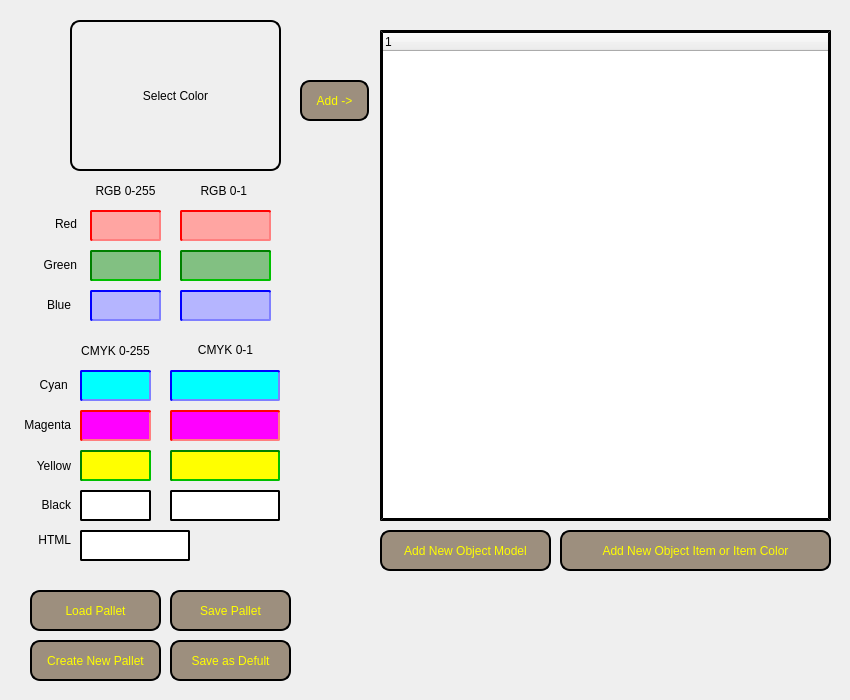
<?xml version="1.0" encoding="UTF-8"?>
<ui version="4.0">
 <class>colorDialog</class>
 <widget class="QDialog" name="colorDialog">
  <property name="geometry">
   <rect>
    <x>0</x>
    <y>0</y>
    <width>850</width>
    <height>700</height>
   </rect>
  </property>
  <property name="sizePolicy">
   <sizepolicy hsizetype="Fixed" vsizetype="Fixed">
    <horstretch>0</horstretch>
    <verstretch>0</verstretch>
   </sizepolicy>
  </property>
  <property name="minimumSize">
   <size>
    <width>850</width>
    <height>700</height>
   </size>
  </property>
  <property name="maximumSize">
   <size>
    <width>850</width>
    <height>700</height>
   </size>
  </property>
  <property name="windowTitle">
   <string>Color Selector Pallet List and Converter</string>
  </property>
  <property name="windowIcon">
   <iconset resource="testResource1.qrc">
    <normaloff>:/new/prefixTest/BGlogo</normaloff>:/new/prefixTest/BGlogo</iconset>
  </property>
  <property name="autoFillBackground">
   <bool>true</bool>
  </property>
  <property name="styleSheet">
   <string notr="true">colorDialog {
background-color: qlineargradient(spread:repeat, x1:0, y1:0, x2:0.955056, y2:1, stop:0 rgba(136, 136, 136, 255), stop:0.494382 rgba(142, 161, 179, 255), stop:0.994382 rgba(155, 127, 106, 255));
}
</string>
  </property>
  <widget class="QPushButton" name="pushButton_2">
   <property name="geometry">
    <rect>
     <x>300</x>
     <y>80</y>
     <width>69</width>
     <height>41</height>
    </rect>
   </property>
   <property name="styleSheet">
    <string notr="true">QPushButton {
	background-color: rgb(157, 143, 126);
    border-style: outset;
    border-width: 2px;
    border-radius: 10px;
    border-color: black;
    color: yellow;
}
QPushButton:hover{
    border-color: rgb(170, 255, 127);
    background-color: rgb(200, 182, 161);
    color: black;
}
QPushButton:pressed {
    background-color: rgb(136, 124, 109);
    border-style: inset;
}</string>
   </property>
   <property name="text">
    <string>Add -&gt;</string>
   </property>
  </widget>
  <widget class="QPushButton" name="pushButton_3">
   <property name="geometry">
    <rect>
     <x>70</x>
     <y>20</y>
     <width>211</width>
     <height>151</height>
    </rect>
   </property>
   <property name="styleSheet">
    <string notr="true">QPushButton {
    border-style: outset;
    border-width: 2px;
    border-radius: 10px;
    border-color: black;
    min-width: 5em;
}
QPushButton:hover{
    border-color: rgb(170, 255, 127);
}
QPushButton:pressed {

    border-style: inset;
}</string>
   </property>
   <property name="text">
    <string>Select Color</string>
   </property>
  </widget>
  <widget class="QLabel" name="label">
   <property name="geometry">
    <rect>
     <x>80</x>
     <y>180</y>
     <width>91</width>
     <height>21</height>
    </rect>
   </property>
   <property name="text">
    <string>RGB 0-255</string>
   </property>
   <property name="alignment">
    <set>Qt::AlignCenter</set>
   </property>
  </widget>
  <widget class="QTextEdit" name="RGB255Red">
   <property name="geometry">
    <rect>
     <x>90</x>
     <y>210</y>
     <width>71</width>
     <height>31</height>
    </rect>
   </property>
   <property name="sizePolicy">
    <sizepolicy hsizetype="Fixed" vsizetype="Fixed">
     <horstretch>0</horstretch>
     <verstretch>0</verstretch>
    </sizepolicy>
   </property>
   <property name="styleSheet">
    <string notr="true">QTextEdit {
   border-style: inset;
    border-width: 2px;
    border-radius: 2px;
    border-color: red;
    background-color: rgb(255, 165, 162);
    font: bold 14px;
}</string>
   </property>
  </widget>
  <widget class="QTextEdit" name="RGB255Gren">
   <property name="geometry">
    <rect>
     <x>90</x>
     <y>250</y>
     <width>71</width>
     <height>31</height>
    </rect>
   </property>
   <property name="sizePolicy">
    <sizepolicy hsizetype="Fixed" vsizetype="Fixed">
     <horstretch>0</horstretch>
     <verstretch>0</verstretch>
    </sizepolicy>
   </property>
   <property name="styleSheet">
    <string notr="true">QTextEdit {
   border-style: inset;
    border-width: 2px;
    border-radius: 2px;
    border-color: green;
    background-color: rgb(130, 192, 130);
    font: bold 14px;
}</string>
   </property>
  </widget>
  <widget class="QTextEdit" name="RGB255Blue">
   <property name="geometry">
    <rect>
     <x>90</x>
     <y>290</y>
     <width>71</width>
     <height>31</height>
    </rect>
   </property>
   <property name="sizePolicy">
    <sizepolicy hsizetype="Fixed" vsizetype="Fixed">
     <horstretch>0</horstretch>
     <verstretch>0</verstretch>
    </sizepolicy>
   </property>
   <property name="styleSheet">
    <string notr="true">QTextEdit {
   border-style: inset;
    border-width: 2px;
    border-radius: 2px;
    border-color: blue;
	background-color: rgb(181, 181, 255);
   font: bold 14px;
}</string>
   </property>
  </widget>
  <widget class="QTextEdit" name="RGB0_1Gren">
   <property name="geometry">
    <rect>
     <x>180</x>
     <y>250</y>
     <width>91</width>
     <height>31</height>
    </rect>
   </property>
   <property name="sizePolicy">
    <sizepolicy hsizetype="Fixed" vsizetype="Fixed">
     <horstretch>0</horstretch>
     <verstretch>0</verstretch>
    </sizepolicy>
   </property>
   <property name="styleSheet">
    <string notr="true">QTextEdit {
   border-style: inset;
    border-width: 2px;
    border-radius: 2px;
    border-color: green;
	background-color: rgb(130, 192, 130);
   font: bold 14px;
}</string>
   </property>
  </widget>
  <widget class="QTextEdit" name="RGB0_1Blue">
   <property name="geometry">
    <rect>
     <x>180</x>
     <y>290</y>
     <width>91</width>
     <height>31</height>
    </rect>
   </property>
   <property name="styleSheet">
    <string notr="true">QTextEdit {
   border-style: inset;
    border-width: 2px;
    border-radius: 2px;
    border-color: blue;
	background-color: rgb(181, 181, 255);
   font: bold 14px;
}</string>
   </property>
  </widget>
  <widget class="QLabel" name="label_2">
   <property name="geometry">
    <rect>
     <x>190</x>
     <y>180</y>
     <width>71</width>
     <height>21</height>
    </rect>
   </property>
   <property name="text">
    <string>RGB 0-1 </string>
   </property>
   <property name="alignment">
    <set>Qt::AlignCenter</set>
   </property>
  </widget>
  <widget class="QTextEdit" name="RGB0_1Red">
   <property name="geometry">
    <rect>
     <x>180</x>
     <y>210</y>
     <width>91</width>
     <height>31</height>
    </rect>
   </property>
   <property name="sizePolicy">
    <sizepolicy hsizetype="Fixed" vsizetype="Fixed">
     <horstretch>0</horstretch>
     <verstretch>0</verstretch>
    </sizepolicy>
   </property>
   <property name="styleSheet">
    <string notr="true">QTextEdit {
   border-style: inset;
    border-width: 2px;
    border-radius: 2px;
    border-color: red;
	background-color: rgb(255, 165, 162);
   font: bold 14px;
}</string>
   </property>
  </widget>
  <widget class="QLabel" name="label_3">
   <property name="geometry">
    <rect>
     <x>30</x>
     <y>217</y>
     <width>47</width>
     <height>14</height>
    </rect>
   </property>
   <property name="text">
    <string>Red</string>
   </property>
   <property name="alignment">
    <set>Qt::AlignRight|Qt::AlignTrailing|Qt::AlignVCenter</set>
   </property>
  </widget>
  <widget class="QLabel" name="label_4">
   <property name="geometry">
    <rect>
     <x>10</x>
     <y>295</y>
     <width>61</width>
     <height>20</height>
    </rect>
   </property>
   <property name="text">
    <string>Blue</string>
   </property>
   <property name="alignment">
    <set>Qt::AlignRight|Qt::AlignTrailing|Qt::AlignVCenter</set>
   </property>
  </widget>
  <widget class="QLabel" name="label_5">
   <property name="geometry">
    <rect>
     <x>30</x>
     <y>258</y>
     <width>47</width>
     <height>14</height>
    </rect>
   </property>
   <property name="text">
    <string>Green</string>
   </property>
   <property name="alignment">
    <set>Qt::AlignRight|Qt::AlignTrailing|Qt::AlignVCenter</set>
   </property>
  </widget>
  <widget class="QTextEdit" name="CMYK_Cyan">
   <property name="geometry">
    <rect>
     <x>80</x>
     <y>370</y>
     <width>71</width>
     <height>31</height>
    </rect>
   </property>
   <property name="sizePolicy">
    <sizepolicy hsizetype="Fixed" vsizetype="Fixed">
     <horstretch>0</horstretch>
     <verstretch>0</verstretch>
    </sizepolicy>
   </property>
   <property name="styleSheet">
    <string notr="true">QTextEdit {
   border-style: inset;
    border-width: 2px;
    border-radius: 2px;
    border-color: blue;
	background-color: rgb(0, 255, 255);
   font: bold 14px;
}</string>
   </property>
  </widget>
  <widget class="QTextEdit" name="CMYK_Meg">
   <property name="geometry">
    <rect>
     <x>80</x>
     <y>410</y>
     <width>71</width>
     <height>31</height>
    </rect>
   </property>
   <property name="sizePolicy">
    <sizepolicy hsizetype="Fixed" vsizetype="Fixed">
     <horstretch>0</horstretch>
     <verstretch>0</verstretch>
    </sizepolicy>
   </property>
   <property name="styleSheet">
    <string notr="true">QTextEdit {
   border-style: inset;
    border-width: 2px;
    border-radius: 2px;
    border-color: red;
	background-color: rgb(255, 0, 255);
   font: bold 14px;
}</string>
   </property>
  </widget>
  <widget class="QTextEdit" name="CMYK_Yelow">
   <property name="geometry">
    <rect>
     <x>80</x>
     <y>450</y>
     <width>71</width>
     <height>31</height>
    </rect>
   </property>
   <property name="sizePolicy">
    <sizepolicy hsizetype="Fixed" vsizetype="Fixed">
     <horstretch>0</horstretch>
     <verstretch>0</verstretch>
    </sizepolicy>
   </property>
   <property name="styleSheet">
    <string notr="true">QTextEdit {
   border-style: inset;
    border-width: 2px;
    border-radius: 2px;
    border-color: green;
    background-color: yellow;
    font: bold 14px;
}</string>
   </property>
  </widget>
  <widget class="QLabel" name="label_6">
   <property name="geometry">
    <rect>
     <x>70</x>
     <y>340</y>
     <width>91</width>
     <height>21</height>
    </rect>
   </property>
   <property name="text">
    <string>CMYK 0-255</string>
   </property>
   <property name="alignment">
    <set>Qt::AlignCenter</set>
   </property>
  </widget>
  <widget class="QTextEdit" name="CMYK_Black">
   <property name="geometry">
    <rect>
     <x>80</x>
     <y>490</y>
     <width>71</width>
     <height>31</height>
    </rect>
   </property>
   <property name="sizePolicy">
    <sizepolicy hsizetype="Fixed" vsizetype="Fixed">
     <horstretch>0</horstretch>
     <verstretch>0</verstretch>
    </sizepolicy>
   </property>
   <property name="styleSheet">
    <string notr="true">QTextEdit {
   border-style: inset;
    border-width: 2px;
    border-radius: 2px;
    border-color: black;
    font: bold 14px;
}</string>
   </property>
  </widget>
  <widget class="QLabel" name="label_7">
   <property name="geometry">
    <rect>
     <x>0</x>
     <y>374</y>
     <width>71</width>
     <height>21</height>
    </rect>
   </property>
   <property name="text">
    <string>Cyan </string>
   </property>
   <property name="alignment">
    <set>Qt::AlignRight|Qt::AlignTrailing|Qt::AlignVCenter</set>
   </property>
  </widget>
  <widget class="QLabel" name="label_8">
   <property name="geometry">
    <rect>
     <x>0</x>
     <y>415</y>
     <width>71</width>
     <height>20</height>
    </rect>
   </property>
   <property name="text">
    <string>Magenta</string>
   </property>
   <property name="alignment">
    <set>Qt::AlignRight|Qt::AlignTrailing|Qt::AlignVCenter</set>
   </property>
  </widget>
  <widget class="QLabel" name="label_9">
   <property name="geometry">
    <rect>
     <x>0</x>
     <y>456</y>
     <width>71</width>
     <height>20</height>
    </rect>
   </property>
   <property name="text">
    <string>Yellow</string>
   </property>
   <property name="alignment">
    <set>Qt::AlignRight|Qt::AlignTrailing|Qt::AlignVCenter</set>
   </property>
  </widget>
  <widget class="QLabel" name="label_10">
   <property name="geometry">
    <rect>
     <x>0</x>
     <y>495</y>
     <width>71</width>
     <height>20</height>
    </rect>
   </property>
   <property name="text">
    <string>Black</string>
   </property>
   <property name="alignment">
    <set>Qt::AlignRight|Qt::AlignTrailing|Qt::AlignVCenter</set>
   </property>
  </widget>
  <widget class="QTextEdit" name="CMYK_MegF">
   <property name="geometry">
    <rect>
     <x>170</x>
     <y>410</y>
     <width>110</width>
     <height>31</height>
    </rect>
   </property>
   <property name="sizePolicy">
    <sizepolicy hsizetype="Fixed" vsizetype="Fixed">
     <horstretch>0</horstretch>
     <verstretch>0</verstretch>
    </sizepolicy>
   </property>
   <property name="styleSheet">
    <string notr="true">QTextEdit {
   border-style: inset;
    border-width: 2px;
    border-radius: 2px;
    border-color: red;
	background-color: rgb(255, 0, 255);
   font: bold 14px;
}</string>
   </property>
  </widget>
  <widget class="QTextEdit" name="CMYK_CyanF">
   <property name="geometry">
    <rect>
     <x>170</x>
     <y>370</y>
     <width>110</width>
     <height>31</height>
    </rect>
   </property>
   <property name="sizePolicy">
    <sizepolicy hsizetype="Fixed" vsizetype="Fixed">
     <horstretch>0</horstretch>
     <verstretch>0</verstretch>
    </sizepolicy>
   </property>
   <property name="styleSheet">
    <string notr="true">QTextEdit {
   border-style: inset;
    border-width: 2px;
    border-radius: 2px;
    border-color: blue;
	background-color: rgb(0, 255, 255);
    font: bold 14px;
}</string>
   </property>
  </widget>
  <widget class="QTextEdit" name="CMYK_YelowF">
   <property name="geometry">
    <rect>
     <x>170</x>
     <y>450</y>
     <width>110</width>
     <height>31</height>
    </rect>
   </property>
   <property name="sizePolicy">
    <sizepolicy hsizetype="Fixed" vsizetype="Fixed">
     <horstretch>0</horstretch>
     <verstretch>0</verstretch>
    </sizepolicy>
   </property>
   <property name="styleSheet">
    <string notr="true">QTextEdit {
   border-style: inset;
    border-width: 2px;
    border-radius: 2px;
    border-color: green;
    background-color: yellow;
    font: bold 14px;
}</string>
   </property>
  </widget>
  <widget class="QLabel" name="label_11">
   <property name="geometry">
    <rect>
     <x>180</x>
     <y>340</y>
     <width>91</width>
     <height>21</height>
    </rect>
   </property>
   <property name="text">
    <string>&lt;html&gt;&lt;head/&gt;&lt;body&gt;&lt;p&gt;CMYK 0-1&lt;/p&gt;&lt;/body&gt;&lt;/html&gt;</string>
   </property>
   <property name="alignment">
    <set>Qt::AlignCenter</set>
   </property>
  </widget>
  <widget class="QTextEdit" name="CMYK_BlackF">
   <property name="geometry">
    <rect>
     <x>170</x>
     <y>490</y>
     <width>110</width>
     <height>31</height>
    </rect>
   </property>
   <property name="sizePolicy">
    <sizepolicy hsizetype="Fixed" vsizetype="Fixed">
     <horstretch>0</horstretch>
     <verstretch>0</verstretch>
    </sizepolicy>
   </property>
   <property name="styleSheet">
    <string notr="true">QTextEdit {
   border-style: inset;
    border-width: 2px;
    border-radius: 2px;
    border-color: black;
    font: bold 14px;
}</string>
   </property>
  </widget>
  <widget class="QTreeWidget" name="treeWidget">
   <property name="geometry">
    <rect>
     <x>380</x>
     <y>30</y>
     <width>451</width>
     <height>491</height>
    </rect>
   </property>
   <property name="sizePolicy">
    <sizepolicy hsizetype="Fixed" vsizetype="Fixed">
     <horstretch>0</horstretch>
     <verstretch>0</verstretch>
    </sizepolicy>
   </property>
   <property name="styleSheet">
    <string notr="true">QTreeWidget {
	border-style: inset;
	border-color: rgb(0, 0, 0);
	border-width: 3px;
	font: bold 20px;
}

QTreeWidget::branch:has-siblings:!adjoins-item {
    border-image: url(:/new/prefixTest/VLine) 0;
}

QTreeWidget::branch:has-siblings:adjoins-item {
	border-image: url(:/new/prefixTest/branch-more)0;
}

QTreeWidget::branch:!has-children:!has-siblings:adjoins-item {
    border-image: url(:/new/prefixTest/branch-end) 0;
}

QTreeWidget::branch:has-children:!has-siblings:closed,
QTreeWidget::branch:closed:has-children:has-siblings {
        border-image: none;
        image: url(:/new/prefixTest/branch-closed);
}

QTreeWidget::branch:open:has-children:!has-siblings,
QTreeWidget::branch:open:has-children:has-siblings  {
        border-image: none;
        image: url(:/new/prefixTest/branch-open);
}</string>
   </property>
   <property name="frameShape">
    <enum>QFrame::WinPanel</enum>
   </property>
   <property name="sizeAdjustPolicy">
    <enum>QAbstractScrollArea::AdjustToContentsOnFirstShow</enum>
   </property>
   <property name="selectionBehavior">
    <enum>QAbstractItemView::SelectItems</enum>
   </property>
   <attribute name="headerDefaultSectionSize">
    <number>150</number>
   </attribute>
   <column>
    <property name="text">
     <string notr="true">1</string>
    </property>
   </column>
  </widget>
  <widget class="QPushButton" name="pushButton">
   <property name="geometry">
    <rect>
     <x>380</x>
     <y>530</y>
     <width>171</width>
     <height>41</height>
    </rect>
   </property>
   <property name="styleSheet">
    <string notr="true">QPushButton {
	background-color: rgb(157, 143, 126);
    border-style: outset;
    border-width: 2px;
    border-radius: 10px;
    border-color: black;
    min-width: 5em;
    color: yellow;
}
QPushButton:hover{
    border-color: rgb(170, 255, 127);
    background-color: rgb(200, 182, 161);
    color: black;
}
QPushButton:pressed {
    background-color: rgb(136, 124, 109);
    border-style: inset;
}</string>
   </property>
   <property name="text">
    <string>Add New Object Model</string>
   </property>
  </widget>
  <widget class="QPushButton" name="pushButton_4">
   <property name="geometry">
    <rect>
     <x>560</x>
     <y>530</y>
     <width>271</width>
     <height>41</height>
    </rect>
   </property>
   <property name="styleSheet">
    <string notr="true">QPushButton {
	background-color: rgb(157, 143, 126);
    border-style: outset;
    border-width: 2px;
    border-radius: 10px;
    border-color: black;
    min-width: 5em;
    color: yellow;
}
QPushButton:hover{
    border-color: rgb(170, 255, 127);
    background-color: rgb(200, 182, 161);
     color: black;
}
QPushButton:pressed {
    background-color: rgb(136, 124, 109);
    border-style: inset;
}</string>
   </property>
   <property name="text">
    <string>Add New Object Item or Item Color</string>
   </property>
  </widget>
  <widget class="QPushButton" name="pushButton_5">
   <property name="geometry">
    <rect>
     <x>30</x>
     <y>590</y>
     <width>131</width>
     <height>41</height>
    </rect>
   </property>
   <property name="styleSheet">
    <string notr="true">QPushButton {
	background-color: rgb(157, 143, 126);
    border-style: outset;
    border-width: 2px;
    border-radius: 10px;
    border-color: black;
    min-width: 5em;
    color: yellow;
}
QPushButton:hover{
	border-color: rgb(170, 255, 127);
	background-color: rgb(200, 182, 161); 
   color: black;
}
QPushButton:pressed {
	background-color: rgb(136, 124, 109);
    border-style: inset;
}
</string>
   </property>
   <property name="text">
    <string>Load Pallet</string>
   </property>
   <property name="checkable">
    <bool>false</bool>
   </property>
  </widget>
  <widget class="QPushButton" name="pushButton_6">
   <property name="geometry">
    <rect>
     <x>170</x>
     <y>590</y>
     <width>121</width>
     <height>41</height>
    </rect>
   </property>
   <property name="styleSheet">
    <string notr="true">QPushButton {
	background-color: rgb(157, 143, 126);
    border-style: outset;
    border-width: 2px;
    border-radius: 10px;
    border-color: black;
    min-width: 5em;
    color: yellow;
}
QPushButton:hover{
    border-color: rgb(170, 255, 127);
    background-color: rgb(200, 182, 161); 
    color: black;
}
QPushButton:pressed {
    background-color: rgb(136, 124, 109);
    border-style: inset;
}</string>
   </property>
   <property name="text">
    <string>Save Pallet</string>
   </property>
  </widget>
  <widget class="QPushButton" name="pushButton_7">
   <property name="geometry">
    <rect>
     <x>30</x>
     <y>640</y>
     <width>131</width>
     <height>41</height>
    </rect>
   </property>
   <property name="styleSheet">
    <string notr="true">QPushButton {
	background-color: rgb(157, 143, 126);
    border-style: outset;
    border-width: 2px;
    border-radius: 10px;
    border-color: black;
    min-width: 5em;
    color: yellow;
}
QPushButton:hover{
    border-color: rgb(170, 255, 127);
    background-color: rgb(200, 182, 161); 
    color: black;
}
QPushButton:pressed {
    background-color: rgb(136, 124, 109);
    border-style: inset;
}</string>
   </property>
   <property name="text">
    <string>Create New Pallet</string>
   </property>
  </widget>
  <widget class="QPushButton" name="pushButton_8">
   <property name="geometry">
    <rect>
     <x>170</x>
     <y>640</y>
     <width>121</width>
     <height>41</height>
    </rect>
   </property>
   <property name="styleSheet">
    <string notr="true">QPushButton {
	background-color: rgb(157, 143, 126);
    border-style: outset;
    border-width: 2px;
    border-radius: 10px;
    border-color: black;
    min-width: 5em;
    color: yellow;
}
QPushButton:hover{
    border-color: rgb(170, 255, 127);
    background-color: rgb(200, 182, 161); 
    color: black;
}
QPushButton:pressed {
    background-color: rgb(136, 124, 109);
    border-style: inset;
}</string>
   </property>
   <property name="text">
    <string>Save as Defult</string>
   </property>
  </widget>
  <widget class="QPushButton" name="pushButton_9">
   <property name="geometry">
    <rect>
     <x>670</x>
     <y>600</y>
     <width>172</width>
     <height>86</height>
    </rect>
   </property>
   <property name="focusPolicy">
    <enum>Qt::NoFocus</enum>
   </property>
   <property name="contextMenuPolicy">
    <enum>Qt::NoContextMenu</enum>
   </property>
   <property name="styleSheet">
    <string notr="true">QPushButton {
 border-style: none;
background-image: url(:/new/prefixTest/DGLogo);
}</string>
   </property>
   <property name="inputMethodHints">
    <set>Qt::ImhNone</set>
   </property>
   <property name="text">
    <string notr="true"/>
   </property>
   <property name="autoDefault">
    <bool>false</bool>
   </property>
  </widget>
  <widget class="QLabel" name="label_12">
   <property name="geometry">
    <rect>
     <x>0</x>
     <y>530</y>
     <width>71</width>
     <height>20</height>
    </rect>
   </property>
   <property name="text">
    <string>HTML</string>
   </property>
   <property name="alignment">
    <set>Qt::AlignRight|Qt::AlignTrailing|Qt::AlignVCenter</set>
   </property>
  </widget>
  <widget class="QTextEdit" name="HTML_Color">
   <property name="geometry">
    <rect>
     <x>80</x>
     <y>530</y>
     <width>110</width>
     <height>31</height>
    </rect>
   </property>
   <property name="sizePolicy">
    <sizepolicy hsizetype="Fixed" vsizetype="Fixed">
     <horstretch>0</horstretch>
     <verstretch>0</verstretch>
    </sizepolicy>
   </property>
   <property name="styleSheet">
    <string notr="true">QTextEdit {
   border-style: inset;
    border-width: 2px;
    border-radius: 2px;
    border-color: black;
    font: bold 14px;
}</string>
   </property>
  </widget>
 </widget>
 <resources>
  <include location="testResource1.qrc"/>
 </resources>
 <connections/>
</ui>
